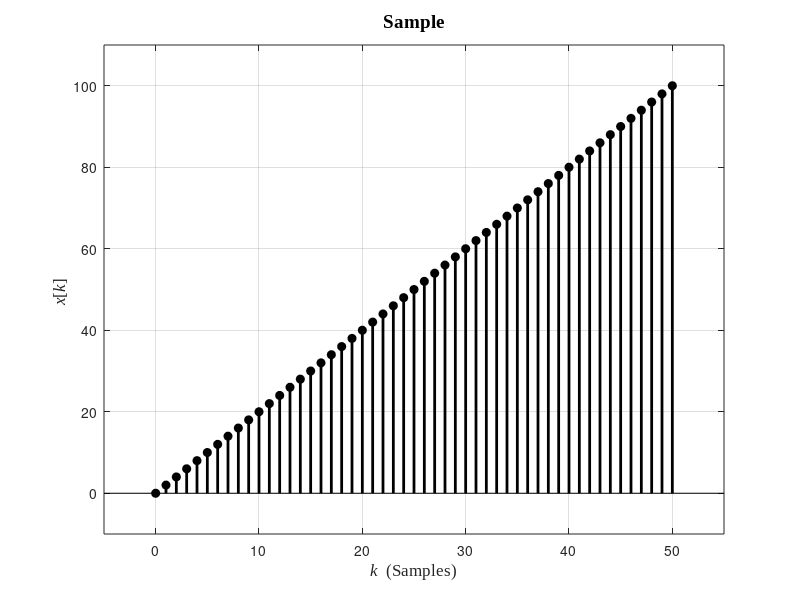

Write MATLAB code to recreate this figure.
% Create a STEM plot of the following discrete time signal:
sigTitle = 'Sample';

close all
format compact

% Set k limits
K1 = 0;
K2 = 50;
k = [K1:1:K2];

% Signal definition
x = 2*k;

% Plot and formatting
figure
stem(k,x,'k','filled','LineWidth',2)
xlabel('{\itk}  (Samples)','FontName','Times New Roman','FontSize',12)
ylim([(0.9*min(x)-0.1*max(x)) (1.1*max(x)-0.1*min(x))])
xlim([(0.9*K1-0.1*K2) (1.1*K2-0.1*K1)])
ylabel('{\itx}[{\itk}] ','FontName','Times New Roman','FontSize',12)
title(sigTitle,'FontName','Times New Roman','FontSize',14)
grid on
